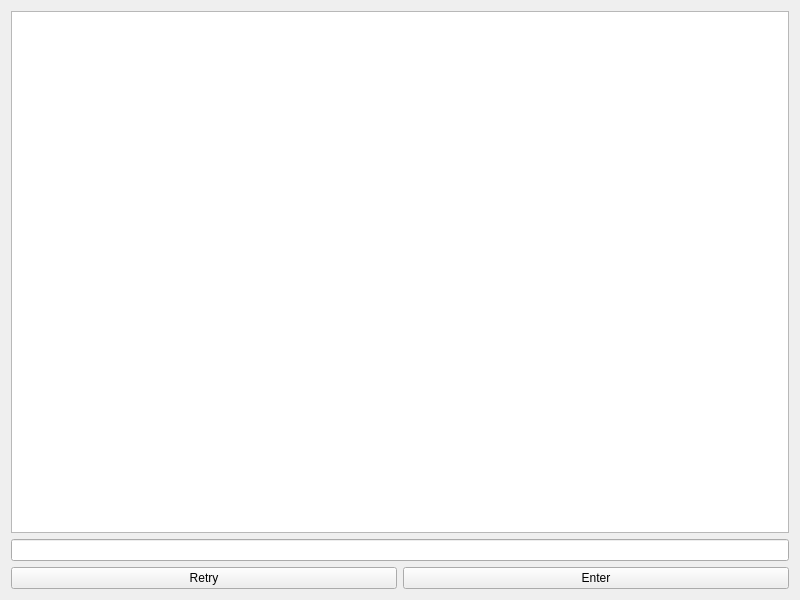
<?xml version="1.0" encoding="UTF-8"?>
<ui version="4.0">
 <class>ChatViewPage</class>
 <widget class="QWidget" name="ChatViewPage">
  <property name="geometry">
   <rect>
    <x>0</x>
    <y>0</y>
    <width>800</width>
    <height>600</height>
   </rect>
  </property>
  <property name="windowTitle">
   <string>Chat</string>
  </property>
  <layout class="QVBoxLayout" name="verticalLayout">
   <item>
    <widget class="QTextEdit" name="chatView">
     <property name="readOnly">
      <bool>true</bool>
     </property>
    </widget>
   </item>
   <item>
    <widget class="QLineEdit" name="inputEdit"/>
   </item>
   <item>
    <layout class="QHBoxLayout" name="horizontalLayout">
     <item>
      <widget class="QPushButton" name="pushButtonRetry">
       <property name="text">
        <string>Retry</string>
       </property>
      </widget>
     </item>
     <item>
      <widget class="QPushButton" name="pushButtonEnter">
       <property name="text">
        <string>Enter</string>
       </property>
      </widget>
     </item>
    </layout>
   </item>
  </layout>
 </widget>
 <resources/>
 <connections/>
</ui>
